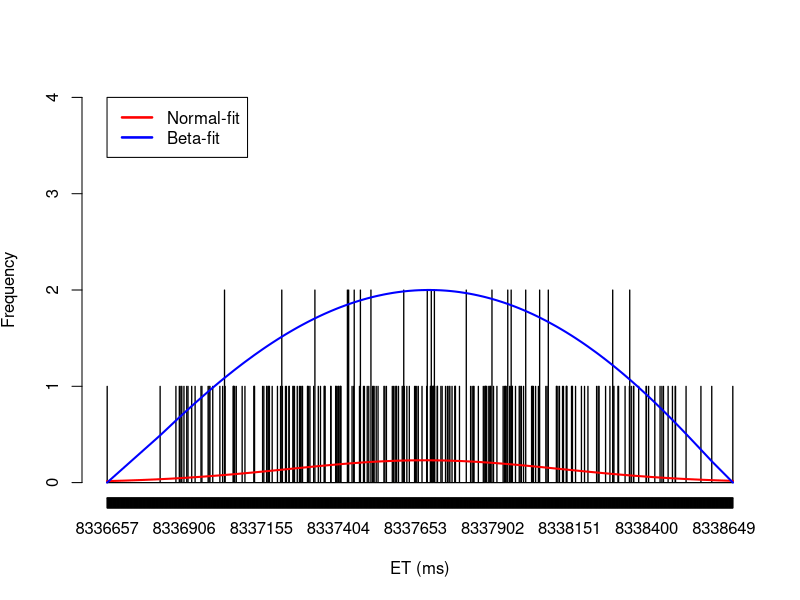
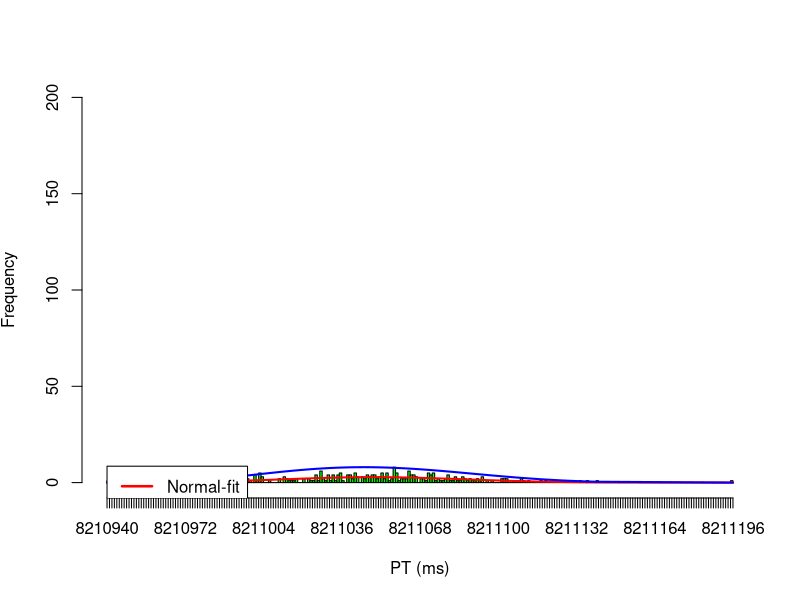
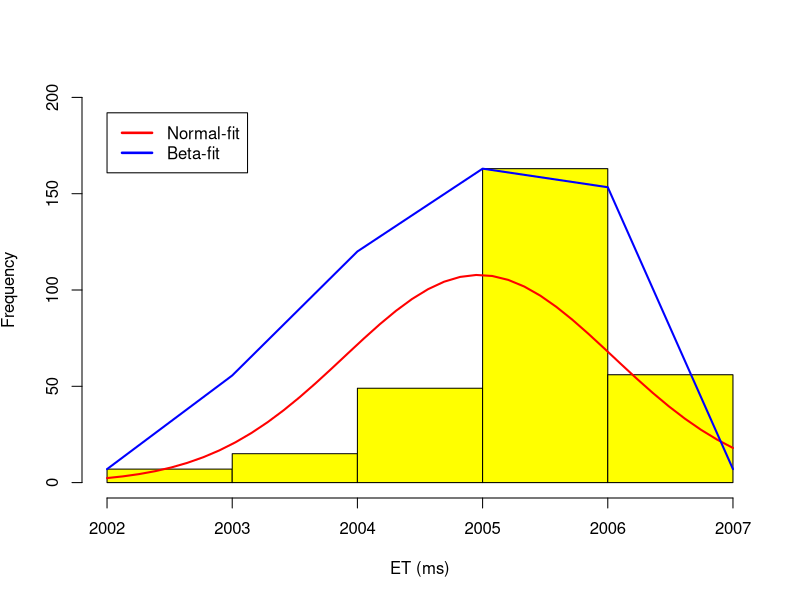
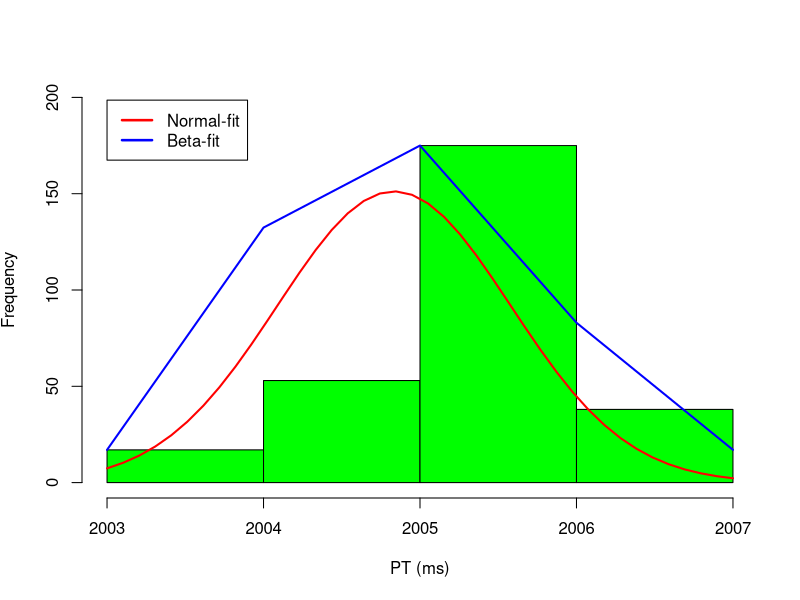
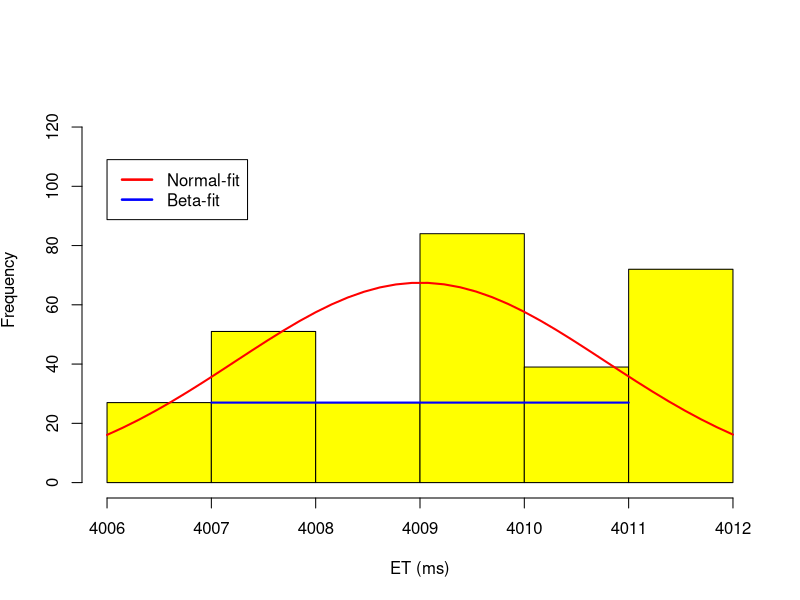
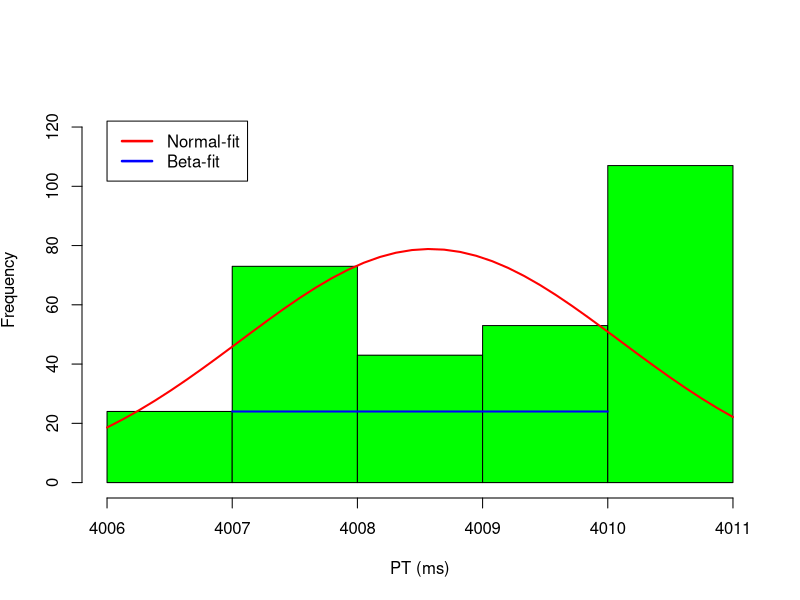
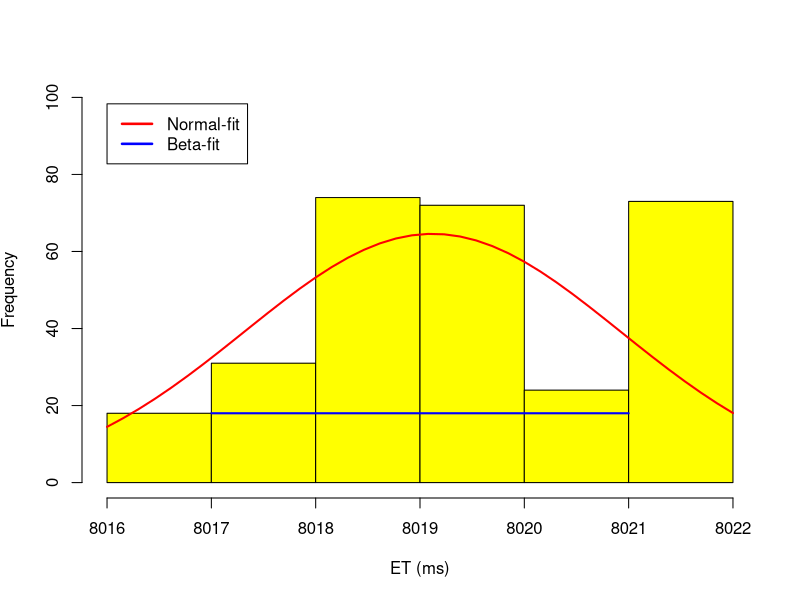
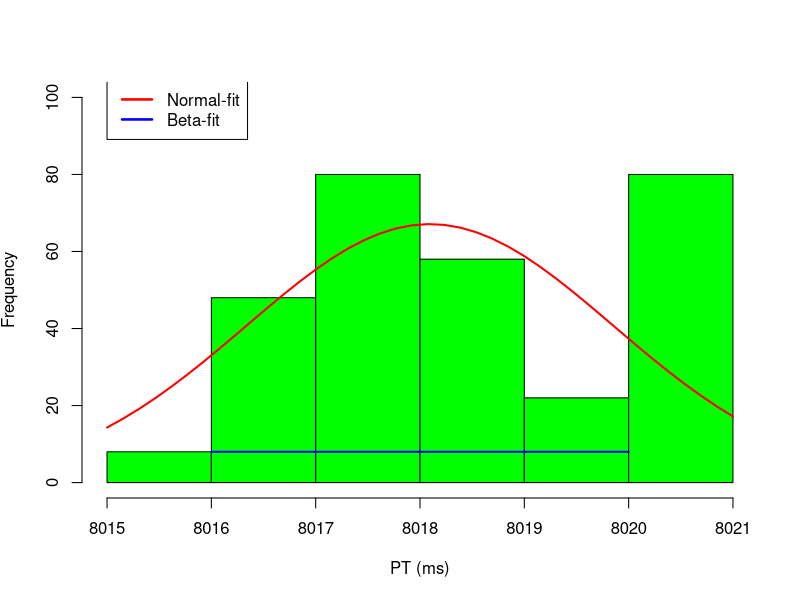

Source code (R) for these figures, in order:
x.org = read.csv(file="8192_sec.dat",head=TRUE,sep="\t")
x.sub <- subset(x.org, x.org$ITERNUM <= 300)
#max(x.sub$METIME)
#median(x.sub$METIME)
#sd(x.sub$METIME)
#min(x.sub$METIME)
x_up = mean(x.sub$METIME) + 1*sd(x.sub$METIME) # rather than 2
x_dn = mean(x.sub$METIME) - 2*sd(x.sub$METIME)
x = subset(x.sub, x.sub$METIME >= x_dn & x.sub$METIME <= x_up)
#max(x$METIME)
#mean(x$METIME)
#min(x$METIME)
setEPS()
postscript("8192_sec_et_hist.eps")
h = hist(x$METIME, right=F, breaks=max(x$METIME)-min(x$METIME)+1, plot=F)
plot(h, ylim=c(0,4), freq=TRUE,  xaxt='n', col="yellow", main='', xlab='ET (ms)', ylab=expression('Frequency'))
xaxtl <- seq(floor(min(h$mids)),ceiling(max(h$mids)))
axis(side=1, at=xaxtl, labels=xaxtl)
xfit<-seq(min(x$METIME),max(x$METIME),length=40)
yfit<-dnorm(xfit,mean=mean(x$METIME),sd=sd(x$METIME))
yfit <- yfit*diff(h$mids[1:2])*length(x$METIME)
lines(xfit, yfit, col="red", lwd=2)
### perform normalization of x #####
x_normal = (x$METIME-min(x$METIME))/(max(x$METIME)-min(x$METIME))
x_normal = sort(x_normal)
### get histogram on normalized x #####
h_normal = hist(x_normal, breaks=length(h$breaks),right=F, plot=F)
### get mean/variance of normalized x #####
m = mean(x_normal)
v = var(x_normal)
estBetaParams <- function(mu, var) {
  alpha <- ((1 - mu) / var - 1 / mu) * mu ^ 2
  beta <- alpha * (1 / mu - 1)
  return(params = list(alpha = alpha, beta = beta))
}
### get parameters a, b from beta distribution on normalized x #####
r <- estBetaParams(m,v)
a <- r[1]; b <- r[2]
a <- as.double(a)
b <- as.double(b)
### get new x-axis values by beta distribution of normalized x #####
y_beta<-dbeta(x_normal,a,b)
### fit x_val and y_val #####
x_val = sort(x$METIME)
y_val = min(h$counts) + ((y_beta)/(max(y_beta)-min(y_beta))) * (max(h$counts)-min(h$counts))
lines(x_val,y_val, col="blue", lwd=2)
legend(min(x$METIME), 4, c("Normal-fit","Beta-fit"), lty=c(1,1), lwd=c(2.5,2.5),col=c("red","blue"))
dev.off()

x.sub <- subset(x.org, x.org$ITERNUM <= 300)
x_up = mean(x.sub$PRTIME) + 2*sd(x.sub$PRTIME)
x_dn = mean(x.sub$PRTIME) - 2*sd(x.sub$PRTIME)
x = subset(x.sub, x.sub$PRTIME >= x_dn & x.sub$PRTIME <= x_up)
postscript("1_sec_pt_hist.eps")
h = hist(x$PRTIME, right=F, breaks=max(x$PRTIME)-min(x$PRTIME)+1, plot=F)
plot(h, ylim=c(0,200), freq=TRUE,  xaxt='n', col="green", main='', xlab='PT (ms)', ylab=expression('Frequency'))
xaxtl <- seq(floor(min(h$mids)),ceiling(max(h$mids)))
axis(side=1, at=xaxtl, labels=xaxtl)
xfit<-seq(min(x$PRTIME),max(x$PRTIME),length=40)
yfit<-dnorm(xfit,mean=mean(x$PRTIME),sd=sd(x$PRTIME))
yfit <- yfit*diff(h$mids[1:2])*length(x$PRTIME)
lines(xfit, yfit, col="red", lwd=2)
### perform normalization of x #####
x_normal = (x$PRTIME-min(x$PRTIME))/(max(x$PRTIME)-min(x$PRTIME))
x_normal = sort(x_normal)
### get histogram on normalized x #####
h_normal = hist(x_normal, breaks=length(h$breaks),right=F, plot=F)
### get mean/variance of normalized x #####
m = mean(x_normal)
v = var(x_normal)
estBetaParams <- function(mu, var) {
  alpha <- ((1 - mu) / var - 1 / mu) * mu ^ 2
  beta <- alpha * (1 / mu - 1)
  return(params = list(alpha = alpha, beta = beta))
}
### get parameters a, b from beta distribution on normalized x #####
r <- estBetaParams(m,v)
a <- r[1]; b <- r[2]
a <- as.double(a)
b <- as.double(b)
### get new x-axis values by beta distribution of normalized x #####
y_beta<-dbeta(x_normal,a,b)
### fit x_val and y_val #####
x_val = sort(x$PRTIME)
y_val = min(h$counts) + ((y_beta)/(max(y_beta)-min(y_beta))) * (max(h$counts)-min(h$counts))
lines(x_val,y_val, col="blue", lwd=2)
legend(min(x$PRTIME), max(h$counts)+mean(h$counts)/2, c("Normal-fit","Beta-fit"), lty=c(1,1), lwd=c(2.5,2.5),col=c("red","blue"))
dev.off()

x.org = read.csv(file="2_sec.dat",head=TRUE,sep="\t")
x.sub <- subset(x.org, x.org$ITERNUM <= 300)
x_up = mean(x.sub$METIME) + 2*sd(x.sub$METIME)
x_dn = mean(x.sub$METIME) - 2*sd(x.sub$METIME)
x = subset(x.sub, x.sub$METIME >= x_dn & x.sub$METIME <= x_up)
setEPS()
postscript("2_sec_et_hist.eps")
h = hist(x$METIME, right=F, breaks=max(x$METIME)-min(x$METIME)+1, plot=F)
plot(h, ylim=c(0,200), freq=TRUE,  xaxt='n', col="yellow", main='', xlab='ET (ms)', ylab=expression('Frequency'))
xaxtl <- seq(floor(min(h$mids)),ceiling(max(h$mids)))
axis(side=1, at=xaxtl, labels=xaxtl)
xfit<-seq(min(x$METIME),max(x$METIME),length=40)
yfit<-dnorm(xfit,mean=mean(x$METIME),sd=sd(x$METIME))
yfit <- yfit*diff(h$mids[1:2])*length(x$METIME)
lines(xfit, yfit, col="red", lwd=2)
### perform normalization of x #####
x_normal = (x$METIME-min(x$METIME))/(max(x$METIME)-min(x$METIME))
x_normal = sort(x_normal)
### get histogram on normalized x #####
h_normal = hist(x_normal, breaks=length(h$breaks),right=F, plot=F)
### get mean/variance of normalized x #####
m = mean(x_normal)
v = var(x_normal)
estBetaParams <- function(mu, var) {
  alpha <- ((1 - mu) / var - 1 / mu) * mu ^ 2
  beta <- alpha * (1 / mu - 1)
  return(params = list(alpha = alpha, beta = beta))
}
### get parameters a, b from beta distribution on normalized x #####
r <- estBetaParams(m,v)
a <- r[1]; b <- r[2]
a <- as.double(a)
b <- as.double(b)
### get new x-axis values by beta distribution of normalized x #####
y_beta<-dbeta(x_normal,a,b)
### fit x_val and y_val #####
x_val = sort(x$METIME)
y_val = min(h$counts) + ((y_beta)/(max(y_beta)-min(y_beta))) * (max(h$counts)-min(h$counts))
lines(x_val,y_val, col="blue", lwd=2)
legend(min(x$METIME), max(h$counts)+mean(h$counts)/2, c("Normal-fit","Beta-fit"), lty=c(1,1), lwd=c(2.5,2.5),col=c("red","blue"))
dev.off()

x.sub <- subset(x.org, x.org$ITERNUM <= 300)
x_up = mean(x.sub$PRTIME) + 2*sd(x.sub$PRTIME)
x_dn = mean(x.sub$PRTIME) - 2*sd(x.sub$PRTIME)
x = subset(x.sub, x.sub$PRTIME >= x_dn & x.sub$PRTIME <= x_up)
postscript("2_sec_pt_hist.eps")
h = hist(x$PRTIME, right=F, breaks=max(x$PRTIME)-min(x$PRTIME)+1, plot=F)
plot(h, ylim=c(0,200), freq=TRUE,  xaxt='n', col="green", main='', xlab='PT (ms)', ylab=expression('Frequency'))
xaxtl <- seq(floor(min(h$mids)),ceiling(max(h$mids)))
axis(side=1, at=xaxtl, labels=xaxtl)
xfit<-seq(min(x$PRTIME),max(x$PRTIME),length=40)
yfit<-dnorm(xfit,mean=mean(x$PRTIME),sd=sd(x$PRTIME))
yfit <- yfit*diff(h$mids[1:2])*length(x$PRTIME)
lines(xfit, yfit, col="red", lwd=2)
### perform normalization of x #####
x_normal = (x$PRTIME-min(x$PRTIME))/(max(x$PRTIME)-min(x$PRTIME))
x_normal = sort(x_normal)
### get histogram on normalized x #####
h_normal = hist(x_normal, breaks=length(h$breaks),right=F, plot=F)
### get mean/variance of normalized x #####
m = mean(x_normal)
v = var(x_normal)
estBetaParams <- function(mu, var) {
  alpha <- ((1 - mu) / var - 1 / mu) * mu ^ 2
  beta <- alpha * (1 / mu - 1)
  return(params = list(alpha = alpha, beta = beta))
}
### get parameters a, b from beta distribution on normalized x #####
r <- estBetaParams(m,v)
a <- r[1]; b <- r[2]
a <- as.double(a)
b <- as.double(b)
### get new x-axis values by beta distribution of normalized x #####
y_beta<-dbeta(x_normal,a,b)
### fit x_val and y_val #####
x_val = sort(x$PRTIME)
y_val = min(h$counts) + ((y_beta)/(max(y_beta)-min(y_beta))) * (max(h$counts)-min(h$counts))
lines(x_val,y_val, col="blue", lwd=2)
legend(min(x$PRTIME), max(h$counts)+mean(h$counts)/3, c("Normal-fit","Beta-fit"), lty=c(1,1), lwd=c(2.5,2.5),col=c("red","blue"))
dev.off()


x.org = read.csv(file="4_sec.dat",head=TRUE,sep="\t")
x.sub <- subset(x.org, x.org$ITERNUM <= 300)
x_up = mean(x.sub$METIME) + 2*sd(x.sub$METIME)
x_dn = mean(x.sub$METIME) - 2*sd(x.sub$METIME)
x = subset(x.sub, x.sub$PRTIME >= x_dn & x.sub$PRTIME <= x_up)
setEPS()
postscript("4_sec_et_hist.eps")
h = hist(x$METIME, right=F, breaks=max(x$METIME)-min(x$METIME)+1, plot=F)
plot(h, ylim=c(0,130), freq=TRUE,  xaxt='n', col="yellow", main='', xlab='ET (ms)', ylab=expression('Frequency'))
xaxtl <- seq(floor(min(h$mids)),ceiling(max(h$mids)))
axis(side=1, at=xaxtl, labels=xaxtl)
xfit<-seq(min(x$METIME),max(x$METIME),length=40)
yfit<-dnorm(xfit,mean=mean(x$METIME),sd=sd(x$METIME))
yfit <- yfit*diff(h$mids[1:2])*length(x$METIME)
lines(xfit, yfit, col="red", lwd=2)
### perform normalization of x #####
x_normal = (x$METIME-min(x$METIME))/(max(x$METIME)-min(x$METIME))
x_normal = sort(x_normal)
### get histogram on normalized x #####
h_normal = hist(x_normal, breaks=length(h$breaks),right=F, plot=F)
### get mean/variance of normalized x #####
m = mean(x_normal)
v = var(x_normal)
estBetaParams <- function(mu, var) {
  alpha <- ((1 - mu) / var - 1 / mu) * mu ^ 2
  beta <- alpha * (1 / mu - 1)
  return(params = list(alpha = alpha, beta = beta))
}
### get parameters a, b from beta distribution on normalized x #####
r <- estBetaParams(m,v)
a <- r[1]; b <- r[2]
a <- as.double(a)
b <- as.double(b)
### get new x-axis values by beta distribution of normalized x #####
y_beta<-dbeta(x_normal,a,b)
### fit x_val and y_val #####
x_val = sort(x$METIME)
y_val = min(h$counts) + ((y_beta)/(max(y_beta)-min(y_beta))) * (max(h$counts)-min(h$counts))
lines(x_val,y_val, col="blue", lwd=2)
legend(min(x$METIME), max(h$counts)+mean(h$counts)/2, c("Normal-fit","Beta-fit"), lty=c(1,1), lwd=c(2.5,2.5),col=c("red","blue"))
dev.off()

x.sub <- subset(x.org, x.org$ITERNUM <= 300)
x_up = mean(x.sub$PRTIME) + 2*sd(x.sub$PRTIME)
x_dn = mean(x.sub$PRTIME) - 2*sd(x.sub$PRTIME)
x = subset(x.sub, x.sub$PRTIME >= x_dn & x.sub$PRTIME <= x_up)
postscript("4_sec_pt_hist.eps")
h = hist(x$PRTIME, right=F, breaks=max(x$PRTIME)-min(x$PRTIME)+1, plot=F)
plot(h, ylim=c(0,130), freq=TRUE,  xaxt='n', col="green", main='', xlab='PT (ms)', ylab=expression('Frequency'))
xaxtl <- seq(floor(min(h$mids)),ceiling(max(h$mids)))
axis(side=1, at=xaxtl, labels=xaxtl)
xfit<-seq(min(x$PRTIME),max(x$PRTIME),length=40)
yfit<-dnorm(xfit,mean=mean(x$PRTIME),sd=sd(x$PRTIME))
yfit <- yfit*diff(h$mids[1:2])*length(x$PRTIME)
lines(xfit, yfit, col="red", lwd=2)
### perform normalization of x #####
x_normal = (x$PRTIME-min(x$PRTIME))/(max(x$PRTIME)-min(x$PRTIME))
x_normal = sort(x_normal)
### get histogram on normalized x #####
h_normal = hist(x_normal, breaks=length(h$breaks),right=F, plot=F)
### get mean/variance of normalized x #####
m = mean(x_normal)
v = var(x_normal)
estBetaParams <- function(mu, var) {
  alpha <- ((1 - mu) / var - 1 / mu) * mu ^ 2
  beta <- alpha * (1 / mu - 1)
  return(params = list(alpha = alpha, beta = beta))
}
### get parameters a, b from beta distribution on normalized x #####
r <- estBetaParams(m,v)
a <- r[1]; b <- r[2]
a <- as.double(a)
b <- as.double(b)
### get new x-axis values by beta distribution of normalized x #####
y_beta<-dbeta(x_normal,a,b)
### fit x_val and y_val #####
x_val = sort(x$PRTIME)
y_val = min(h$counts) + ((y_beta)/(max(y_beta)-min(y_beta))) * (max(h$counts)-min(h$counts))
lines(x_val,y_val, col="blue", lwd=2)
legend(min(x$PRTIME), max(h$counts)+mean(h$counts)/4, c("Normal-fit","Beta-fit"), lty=c(1,1), lwd=c(2.5,2.5),col=c("red","blue"))
dev.off()


x.org = read.csv(file="8_sec.dat",head=TRUE,sep="\t")
x.sub <- subset(x.org, x.org$ITERNUM <= 300)
x_up = mean(x.sub$METIME) + 2*sd(x.sub$METIME)
x_dn = mean(x.sub$METIME) - 2*sd(x.sub$METIME)
x = subset(x.sub, x.sub$METIME >= x_dn & x.sub$METIME <= x_up)
setEPS()
postscript("8_sec_et_hist.eps")
h = hist(x$METIME, right=F, breaks=max(x$METIME)-min(x$METIME)+1, plot=F)
plot(h, ylim=c(0,100), freq=TRUE,  xaxt='n', col="yellow", main='', xlab='ET (ms)', ylab=expression('Frequency'))
xaxtl <- seq(floor(min(h$mids)),ceiling(max(h$mids)))
axis(side=1, at=xaxtl, labels=xaxtl)
xfit<-seq(min(x$METIME),max(x$METIME),length=40)
yfit<-dnorm(xfit,mean=mean(x$METIME),sd=sd(x$METIME))
yfit <- yfit*diff(h$mids[1:2])*length(x$METIME)
lines(xfit, yfit, col="red", lwd=2)
### perform normalization of x #####
x_normal = (x$METIME-min(x$METIME))/(max(x$METIME)-min(x$METIME))
x_normal = sort(x_normal)
### get histogram on normalized x #####
h_normal = hist(x_normal, breaks=length(h$breaks),right=F, plot=F)
### get mean/variance of normalized x #####
m = mean(x_normal)
v = var(x_normal)
estBetaParams <- function(mu, var) {
  alpha <- ((1 - mu) / var - 1 / mu) * mu ^ 2
  beta <- alpha * (1 / mu - 1)
  return(params = list(alpha = alpha, beta = beta))
}
### get parameters a, b from beta distribution on normalized x #####
r <- estBetaParams(m,v)
a <- r[1]; b <- r[2]
a <- as.double(a)
b <- as.double(b)
### get new x-axis values by beta distribution of normalized x #####
y_beta<-dbeta(x_normal,a,b)
### fit x_val and y_val #####
x_val = sort(x$METIME)
y_val = min(h$counts) + ((y_beta)/(max(y_beta)-min(y_beta))) * (max(h$counts)-min(h$counts))
lines(x_val,y_val, col="blue", lwd=2)
legend(min(x$METIME), max(h$counts)+mean(h$counts)/2, c("Normal-fit","Beta-fit"), lty=c(1,1), lwd=c(2.5,2.5),col=c("red","blue"))
dev.off()

x.sub <- subset(x.org, x.org$ITERNUM <= 300)
x_up = mean(x.sub$PRTIME) + 2*sd(x.sub$PRTIME)
x_dn = mean(x.sub$PRTIME) - 2*sd(x.sub$PRTIME)
x = subset(x.sub, x.sub$PRTIME >= x_dn & x.sub$PRTIME <= x_up)
postscript("8_sec_pt_hist.eps")
h = hist(x$PRTIME, right=F, breaks=max(x$PRTIME)-min(x$PRTIME)+1, plot=F)
plot(h, ylim=c(0,100), freq=TRUE,  xaxt='n', col="green", main='', xlab='PT (ms)', ylab=expression('Frequency'))
xaxtl <- seq(floor(min(h$mids)),ceiling(max(h$mids)))
axis(side=1, at=xaxtl, labels=xaxtl)
xfit<-seq(min(x$PRTIME),max(x$PRTIME),length=40)
yfit<-dnorm(xfit,mean=mean(x$PRTIME),sd=sd(x$PRTIME))
yfit <- yfit*diff(h$mids[1:2])*length(x$PRTIME)
lines(xfit, yfit, col="red", lwd=2)
### perform normalization of x #####
x_normal = (x$PRTIME-min(x$PRTIME))/(max(x$PRTIME)-min(x$PRTIME))
x_normal = sort(x_normal)
### get histogram on normalized x #####
h_normal = hist(x_normal, breaks=length(h$breaks),right=F, plot=F)
### get mean/variance of normalized x #####
m = mean(x_normal)
v = var(x_normal)
estBetaParams <- function(mu, var) {
  alpha <- ((1 - mu) / var - 1 / mu) * mu ^ 2
  beta <- alpha * (1 / mu - 1)
  return(params = list(alpha = alpha, beta = beta))
}
### get parameters a, b from beta distribution on normalized x #####
r <- estBetaParams(m,v)
a <- r[1]; b <- r[2]
a <- as.double(a)
b <- as.double(b)
### get new x-axis values by beta distribution of normalized x #####
y_beta<-dbeta(x_normal,a,b)
### fit x_val and y_val #####
x_val = sort(x$PRTIME)
y_val = min(h$counts) + ((y_beta)/(max(y_beta)-min(y_beta))) * (max(h$counts)-min(h$counts))
lines(x_val,y_val, col="blue", lwd=2)
legend(min(x$PRTIME), max(h$counts)+mean(h$counts)/2, c("Normal-fit","Beta-fit"), lty=c(1,1), lwd=c(2.5,2.5),col=c("red","blue"))
dev.off()

x.org = read.csv(file="16_sec.dat",head=TRUE,sep="\t")
x.sub <- subset(x.org, x.org$ITERNUM <= 300)
x_up = mean(x.sub$METIME) + 2*sd(x.sub$METIME)
x_dn = mean(x.sub$METIME) - 2*sd(x.sub$METIME)
x = subset(x.sub, x.sub$METIME >= x_dn & x.sub$METIME <= x_up)
setEPS()
postscript("16_sec_et_hist.eps")
h = hist(x$METIME, right=F, breaks=max(x$METIME)-min(x$METIME)+1, plot=F)
plot(h, ylim=c(0,100), freq=TRUE,  xaxt='n', col="yellow", main='', xlab='ET (ms)', ylab=expression('Frequency'))
xaxtl <- seq(floor(min(h$mids)),ceiling(max(h$mids)))
axis(side=1, at=xaxtl, labels=xaxtl)
xfit<-seq(min(x$METIME),max(x$METIME),length=40)
yfit<-dnorm(xfit,mean=mean(x$METIME),sd=sd(x$METIME))
yfit <- yfit*diff(h$mids[1:2])*length(x$METIME)
lines(xfit, yfit, col="red", lwd=2)
### perform normalization of x #####
x_normal = (x$METIME-min(x$METIME))/(max(x$METIME)-min(x$METIME))
x_normal = sort(x_normal)
### get histogram on normalized x #####
h_normal = hist(x_normal, breaks=length(h$breaks),right=F, plot=F)
### get mean/variance of normalized x #####
m = mean(x_normal)
v = var(x_normal)
estBetaParams <- function(mu, var) {
  alpha <- ((1 - mu) / var - 1 / mu) * mu ^ 2
  beta <- alpha * (1 / mu - 1)
  return(params = list(alpha = alpha, beta = beta))
}
### get parameters a, b from beta distribution on normalized x #####
r <- estBetaParams(m,v)
a <- r[1]; b <- r[2]
a <- as.double(a)
b <- as.double(b)
### get new x-axis values by beta distribution of normalized x #####
y_beta<-dbeta(x_normal,a,b)
### fit x_val and y_val #####
x_val = sort(x$METIME)
y_val = min(h$counts) + ((y_beta)/(max(y_beta)-min(y_beta))) * (max(h$counts)-min(h$counts))
lines(x_val,y_val, col="blue", lwd=2)
legend(min(x$METIME), max(h$counts)+mean(h$counts)/2, c("Normal-fit","Beta-fit"), lty=c(1,1), lwd=c(2.5,2.5),col=c("red","blue"))
dev.off()

x.sub <- subset(x.org, x.org$ITERNUM <= 300)
x_up = mean(x.sub$PRTIME) + 2*sd(x.sub$PRTIME)
x_dn = mean(x.sub$PRTIME) - 2*sd(x.sub$PRTIME)
x = subset(x.sub, x.sub$PRTIME >= x_dn & x.sub$PRTIME <= x_up)
postscript("16_sec_pt_hist.eps")
h = hist(x$PRTIME, right=F, breaks=max(x$PRTIME)-min(x$PRTIME)+1, plot=F)
plot(h, ylim=c(0,120), freq=TRUE,  xaxt='n', col="green", main='', xlab='PT (ms)', ylab=expression('Frequency'))
xaxtl <- seq(floor(min(h$mids)),ceiling(max(h$mids)))
axis(side=1, at=xaxtl, labels=xaxtl)
xfit<-seq(min(x$PRTIME),max(x$PRTIME),length=40)
yfit<-dnorm(xfit,mean=mean(x$PRTIME),sd=sd(x$PRTIME))
yfit <- yfit*diff(h$mids[1:2])*length(x$PRTIME)
lines(xfit, yfit, col="red", lwd=2)
### perform normalization of x #####
x_normal = (x$PRTIME-min(x$PRTIME))/(max(x$PRTIME)-min(x$PRTIME))
x_normal = sort(x_normal)
### get histogram on normalized x #####
h_normal = hist(x_normal, breaks=length(h$breaks),right=F, plot=F)
### get mean/variance of normalized x #####
m = mean(x_normal)
v = var(x_normal)
estBetaParams <- function(mu, var) {
  alpha <- ((1 - mu) / var - 1 / mu) * mu ^ 2
  beta <- alpha * (1 / mu - 1)
  return(params = list(alpha = alpha, beta = beta))
}
### get parameters a, b from beta distribution on normalized x #####
r <- estBetaParams(m,v)
a <- r[1]; b <- r[2]
a <- as.double(a)
b <- as.double(b)
### get new x-axis values by beta distribution of normalized x #####
y_beta<-dbeta(x_normal,a,b)
### fit x_val and y_val #####
x_val = sort(x$PRTIME)
y_val = min(h$counts) + ((y_beta)/(max(y_beta)-min(y_beta))) * (max(h$counts)-min(h$counts))
lines(x_val,y_val, col="blue", lwd=2)
legend(min(x$PRTIME), max(h$counts)+mean(h$counts)/4, c("Normal-fit","Beta-fit"), lty=c(1,1), lwd=c(2.5,2.5),col=c("red","blue"))
dev.off()

x.org = read.csv(file="32_sec.dat",head=TRUE,sep="\t")
x.sub <- subset(x.org, x.org$ITERNUM <= 300)
x_up = mean(x.sub$METIME) + 2*sd(x.sub$METIME)
x_dn = mean(x.sub$METIME) - 2*sd(x.sub$METIME)
x = subset(x.sub, x.sub$METIME >= x_dn & x.sub$METIME <= x_up)
setEPS()
postscript("32_sec_et_hist.eps")
h = hist(x$METIME, right=F, breaks=max(x$METIME)-min(x$METIME)+1, plot=F)
plot(h, ylim=c(0,100), freq=TRUE,  xaxt='n', col="yellow", main='', xlab='ET (ms)', ylab=expression('Frequency'))
xaxtl <- seq(floor(min(h$mids)),ceiling(max(h$mids)))
axis(side=1, at=xaxtl, labels=xaxtl)
xfit<-seq(min(x$METIME),max(x$METIME),length=40)
yfit<-dnorm(xfit,mean=mean(x$METIME),sd=sd(x$METIME))
yfit <- yfit*diff(h$mids[1:2])*length(x$METIME)
lines(xfit, yfit, col="red", lwd=2)
### perform normalization of x #####
x_normal = (x$METIME-min(x$METIME))/(max(x$METIME)-min(x$METIME))
x_normal = sort(x_normal)
### get histogram on normalized x #####
h_normal = hist(x_normal, breaks=length(h$breaks),right=F, plot=F)
### get mean/variance of normalized x #####
m = mean(x_normal)
v = var(x_normal)
estBetaParams <- function(mu, var) {
  alpha <- ((1 - mu) / var - 1 / mu) * mu ^ 2
  beta <- alpha * (1 / mu - 1)
  return(params = list(alpha = alpha, beta = beta))
}
### get parameters a, b from beta distribution on normalized x #####
r <- estBetaParams(m,v)
a <- r[1]; b <- r[2]
a <- as.double(a)
b <- as.double(b)
### get new x-axis values by beta distribution of normalized x #####
y_beta<-dbeta(x_normal,a,b)
### fit x_val and y_val #####
x_val = sort(x$METIME)
y_val = min(h$counts) + ((y_beta)/(max(y_beta)-min(y_beta))) * (max(h$counts)-min(h$counts))
lines(x_val,y_val, col="blue", lwd=2)
legend((mean(x$METIME)+max(x$METIME))/2, max(h$counts)+mean(h$counts)/2, c("Normal-fit","Beta-fit"), lty=c(1,1), lwd=c(2.5,2.5),col=c("red","blue"))
dev.off()

x.sub <- subset(x.org, x.org$ITERNUM <= 300)
x_up = mean(x.sub$PRTIME) + 2*sd(x.sub$PRTIME)
x_dn = mean(x.sub$PRTIME) - 2*sd(x.sub$PRTIME)
x = subset(x.sub, x.sub$PRTIME >= x_dn & x.sub$PRTIME <= x_up)
postscript("32_sec_pt_hist.eps")
h = hist(x$PRTIME, right=F, breaks=max(x$PRTIME)-min(x$PRTIME)+1, plot=F)
plot(h, ylim=c(0,100), freq=TRUE,  xaxt='n', col="green", main='', xlab='PT (ms)', ylab=expression('Frequency'))
xaxtl <- seq(floor(min(h$mids)),ceiling(max(h$mids)))
axis(side=1, at=xaxtl, labels=xaxtl)
xfit<-seq(min(x$PRTIME),max(x$PRTIME),length=40)
yfit<-dnorm(xfit,mean=mean(x$PRTIME),sd=sd(x$PRTIME))
yfit <- yfit*diff(h$mids[1:2])*length(x$PRTIME)
lines(xfit, yfit, col="red", lwd=2)
### perform normalization of x #####
x_normal = (x$PRTIME-min(x$PRTIME))/(max(x$PRTIME)-min(x$PRTIME))
x_normal = sort(x_normal)
### get histogram on normalized x #####
h_normal = hist(x_normal, breaks=length(h$breaks),right=F, plot=F)
### get mean/variance of normalized x #####
m = mean(x_normal)
v = var(x_normal)
estBetaParams <- function(mu, var) {
  alpha <- ((1 - mu) / var - 1 / mu) * mu ^ 2
  beta <- alpha * (1 / mu - 1)
  return(params = list(alpha = alpha, beta = beta))
}
### get parameters a, b from beta distribution on normalized x #####
r <- estBetaParams(m,v)
a <- r[1]; b <- r[2]
a <- as.double(a)
b <- as.double(b)
### get new x-axis values by beta distribution of normalized x #####
y_beta<-dbeta(x_normal,a,b)
### fit x_val and y_val #####
x_val = sort(x$PRTIME)
y_val = min(h$counts) + ((y_beta)/(max(y_beta)-min(y_beta))) * (max(h$counts)-min(h$counts))
lines(x_val,y_val, col="blue", lwd=2)
legend((mean(x$PRTIME)+max(x$PRTIME))/2, 90, c("Normal-fit","Beta-fit"), lty=c(1,1), lwd=c(2.5,2.5),col=c("red","blue"))
dev.off()

x.org = read.csv(file="64_sec.dat",head=TRUE,sep="\t")
x.sub <- subset(x.org, x.org$ITERNUM <= 300)
x_up = mean(x.sub$METIME) + 2*sd(x.sub$METIME)
x_dn = mean(x.sub$METIME) - 2*sd(x.sub$METIME)
x = subset(x.sub, x.sub$METIME >= x_dn & x.sub$METIME <= x_up)
setEPS()
postscript("64_sec_et_hist.eps")
h = hist(x$METIME, right=F, breaks=max(x$METIME)-min(x$METIME)+1, plot=F)
plot(h, ylim=c(0,60), freq=TRUE,  xaxt='n', col="yellow", main='', xlab='ET (ms)', ylab=expression('Frequency'))
xaxtl <- seq(floor(min(h$mids)),ceiling(max(h$mids)))
axis(side=1, at=xaxtl, labels=xaxtl)
xfit<-seq(min(x$METIME),max(x$METIME),length=40)
yfit<-dnorm(xfit,mean=mean(x$METIME),sd=sd(x$METIME))
yfit <- yfit*diff(h$mids[1:2])*length(x$METIME)
lines(xfit, yfit, col="red", lwd=2)
### perform normalization of x #####
x_normal = (x$METIME-min(x$METIME))/(max(x$METIME)-min(x$METIME))
x_normal = sort(x_normal)
### get histogram on normalized x #####
h_normal = hist(x_normal, breaks=length(h$breaks),right=F, plot=F)
### get mean/variance of normalized x #####
m = mean(x_normal)
v = var(x_normal)
estBetaParams <- function(mu, var) {
  alpha <- ((1 - mu) / var - 1 / mu) * mu ^ 2
  beta <- alpha * (1 / mu - 1)
  return(params = list(alpha = alpha, beta = beta))
}
### get parameters a, b from beta distribution on normalized x #####
r <- estBetaParams(m,v)
a <- r[1]; b <- r[2]
a <- as.double(a)
b <- as.double(b)
### get new x-axis values by beta distribution of normalized x #####
y_beta<-dbeta(x_normal,a,b)
### fit x_val and y_val #####
x_val = sort(x$METIME)
y_val = min(h$counts) + ((y_beta)/(max(y_beta)-min(y_beta))) * (max(h$counts)-min(h$counts))
lines(x_val,y_val, col="blue", lwd=2)
legend((mean(x$METIME)+max(x$METIME))/2, max(h$counts)+mean(h$counts)/4, c("Normal-fit","Beta-fit"), lty=c(1,1), lwd=c(2.5,2.5),col=c("red","blue"))
dev.off()

x.sub <- subset(x.org, x.org$ITERNUM <= 300)
x_up = mean(x.sub$PRTIME) + 2*sd(x.sub$PRTIME)
x_dn = mean(x.sub$PRTIME) - 2*sd(x.sub$PRTIME)
x = subset(x.sub, x.sub$PRTIME >= x_dn & x.sub$PRTIME <= x_up)
postscript("64_sec_pt_hist.eps")
h = hist(x$PRTIME, right=F, breaks=max(x$PRTIME)-min(x$PRTIME)+1, plot=F)
plot(h, ylim=c(0,80), freq=TRUE,  xaxt='n', col="green", main='', xlab='PT (ms)', ylab=expression('Frequency'))
xaxtl <- seq(floor(min(h$mids)),ceiling(max(h$mids)))
axis(side=1, at=xaxtl, labels=xaxtl)
xfit<-seq(min(x$PRTIME),max(x$PRTIME),length=40)
yfit<-dnorm(xfit,mean=mean(x$PRTIME),sd=sd(x$PRTIME))
yfit <- yfit*diff(h$mids[1:2])*length(x$PRTIME)
lines(xfit, yfit, col="red", lwd=2)
### perform normalization of x #####
x_normal = (x$PRTIME-min(x$PRTIME))/(max(x$PRTIME)-min(x$PRTIME))
x_normal = sort(x_normal)
### get histogram on normalized x #####
h_normal = hist(x_normal, breaks=length(h$breaks),right=F, plot=F)
### get mean/variance of normalized x #####
m = mean(x_normal)
v = var(x_normal)
estBetaParams <- function(mu, var) {
  alpha <- ((1 - mu) / var - 1 / mu) * mu ^ 2
  beta <- alpha * (1 / mu - 1)
  return(params = list(alpha = alpha, beta = beta))
}
### get parameters a, b from beta distribution on normalized x #####
r <- estBetaParams(m,v)
a <- r[1]; b <- r[2]
a <- as.double(a)
b <- as.double(b)
### get new x-axis values by beta distribution of normalized x #####
y_beta<-dbeta(x_normal,a,b)
### fit x_val and y_val #####
x_val = sort(x$PRTIME)
y_val = min(h$counts) + ((y_beta)/(max(y_beta)-min(y_beta))) * (max(h$counts)-min(h$counts))
lines(x_val,y_val, col="blue", lwd=2)
legend((mean(x$PRTIME)+max(x$PRTIME))/2, max(h$counts)+mean(h$counts)/2, c("Normal-fit","Beta-fit"), lty=c(1,1), lwd=c(2.5,2.5),col=c("red","blue"))
dev.off()

x.org = read.csv(file="128_sec.dat",head=TRUE,sep="\t")
x.sub <- subset(x.org, x.org$ITERNUM <= 300)
x_up = mean(x.sub$METIME) + 2*sd(x.sub$METIME)
x_dn = mean(x.sub$METIME) - 2*sd(x.sub$METIME)
x = subset(x.sub, x.sub$METIME >= x_dn & x.sub$METIME <= x_up)
setEPS()
postscript("128_sec_et_hist.eps")
h = hist(x$METIME, right=F, breaks=max(x$METIME)-min(x$METIME)+1, plot=F)
plot(h, ylim=c(0,80), freq=TRUE,  xaxt='n', col="yellow", main='', xlab='ET (ms)', ylab=expression('Frequency'))
xaxtl <- seq(floor(min(h$mids)),ceiling(max(h$mids)))
axis(side=1, at=xaxtl, labels=xaxtl)
xfit<-seq(min(x$METIME),max(x$METIME),length=40)
yfit<-dnorm(xfit,mean=mean(x$METIME),sd=sd(x$METIME))
yfit <- yfit*diff(h$mids[1:2])*length(x$METIME)
lines(xfit, yfit, col="red", lwd=2)
### perform normalization of x #####
x_normal = (x$METIME-min(x$METIME))/(max(x$METIME)-min(x$METIME))
x_normal = sort(x_normal)
### get histogram on normalized x #####
h_normal = hist(x_normal, breaks=length(h$breaks),right=F, plot=F)
### get mean/variance of normalized x #####
m = mean(x_normal)
v = var(x_normal)
estBetaParams <- function(mu, var) {
  alpha <- ((1 - mu) / var - 1 / mu) * mu ^ 2
  beta <- alpha * (1 / mu - 1)
  return(params = list(alpha = alpha, beta = beta))
}
### get parameters a, b from beta distribution on normalized x #####
r <- estBetaParams(m,v)
a <- r[1]; b <- r[2]
a <- as.double(a)
b <- as.double(b)
### get new x-axis values by beta distribution of normalized x #####
y_beta<-dbeta(x_normal,a,b)
### fit x_val and y_val #####
x_val = sort(x$METIME)
y_val = min(h$counts) + ((y_beta)/(max(y_beta)-min(y_beta))) * (max(h$counts)-min(h$counts))
lines(x_val,y_val, col="blue", lwd=2)
legend((mean(x$METIME)+max(x$METIME))/2, max(h$counts)+mean(h$counts)/2, c("Normal-fit","Beta-fit"), lty=c(1,1), lwd=c(2.5,2.5),col=c("red","blue"))
dev.off()

x.sub <- subset(x.org, x.org$ITERNUM <= 300)
x_up = mean(x.sub$PRTIME) + 2*sd(x.sub$PRTIME)
x_dn = mean(x.sub$PRTIME) - 2*sd(x.sub$PRTIME)
x = subset(x.sub, x.sub$PRTIME >= x_dn & x.sub$PRTIME <= x_up)
postscript("128_sec_pt_hist.eps")
h = hist(x$PRTIME, right=F, breaks=max(x$PRTIME)-min(x$PRTIME)+1, plot=F)
plot(h, ylim=c(0,80), freq=TRUE,  xaxt='n', col="green", main='', xlab='PT (ms)', ylab=expression('Frequency'))
xaxtl <- seq(floor(min(h$mids)),ceiling(max(h$mids)))
axis(side=1, at=xaxtl, labels=xaxtl)
xfit<-seq(min(x$PRTIME),max(x$PRTIME),length=40)
yfit<-dnorm(xfit,mean=mean(x$PRTIME),sd=sd(x$PRTIME))
yfit <- yfit*diff(h$mids[1:2])*length(x$PRTIME)
lines(xfit, yfit, col="red", lwd=2)
### perform normalization of x #####
x_normal = (x$PRTIME-min(x$PRTIME))/(max(x$PRTIME)-min(x$PRTIME))
x_normal = sort(x_normal)
### get histogram on normalized x #####
h_normal = hist(x_normal, breaks=length(h$breaks),right=F, plot=F)
### get mean/variance of normalized x #####
m = mean(x_normal)
v = var(x_normal)
estBetaParams <- function(mu, var) {
  alpha <- ((1 - mu) / var - 1 / mu) * mu ^ 2
  beta <- alpha * (1 / mu - 1)
  return(params = list(alpha = alpha, beta = beta))
}
### get parameters a, b from beta distribution on normalized x #####
r <- estBetaParams(m,v)
a <- r[1]; b <- r[2]
a <- as.double(a)
b <- as.double(b)
### get new x-axis values by beta distribution of normalized x #####
y_beta<-dbeta(x_normal,a,b)
### fit x_val and y_val #####
x_val = sort(x$PRTIME)
y_val = min(h$counts) + ((y_beta)/(max(y_beta)-min(y_beta))) * (max(h$counts)-min(h$counts))
lines(x_val,y_val, col="blue", lwd=2)
legend(min(x$PRTIME), max(h$counts)+mean(h$counts)/4, c("Normal-fit","Beta-fit"), lty=c(1,1), lwd=c(2.5,2.5),col=c("red","blue"))
dev.off()

x.org = read.csv(file="256_sec.dat",head=TRUE,sep="\t")
x.sub <- subset(x.org, x.org$ITERNUM <= 300)
x_up = mean(x.sub$METIME) + 0.1*sd(x.sub$METIME) # rather than 2
x_dn = mean(x.sub$METIME) - 2*sd(x.sub$METIME)
x = subset(x.sub, x.sub$METIME >= x_dn & x.sub$METIME <= x_up)
setEPS()
postscript("256_sec_et_hist.eps")
h = hist(x$METIME, right=F, breaks=max(x$METIME)-min(x$METIME)+1, plot=F)
plot(h, ylim=c(0,60), freq=TRUE,  xaxt='n', col="yellow", main='', xlab='ET (ms)', ylab=expression('Frequency'))
xaxtl <- seq(floor(min(h$mids)),ceiling(max(h$mids)))
axis(side=1, at=xaxtl, labels=xaxtl)
xfit<-seq(min(x$METIME),max(x$METIME),length=40)
yfit<-dnorm(xfit,mean=mean(x$METIME),sd=sd(x$METIME))
yfit <- yfit*diff(h$mids[1:2])*length(x$METIME)
lines(xfit, yfit, col="red", lwd=2)
### perform normalization of x #####
x_normal = (x$METIME-min(x$METIME))/(max(x$METIME)-min(x$METIME))
x_normal = sort(x_normal)
### get histogram on normalized x #####
h_normal = hist(x_normal, breaks=length(h$breaks),right=F, plot=F)
### get mean/variance of normalized x #####
m = mean(x_normal)
v = var(x_normal)
estBetaParams <- function(mu, var) {
  alpha <- ((1 - mu) / var - 1 / mu) * mu ^ 2
  beta <- alpha * (1 / mu - 1)
  return(params = list(alpha = alpha, beta = beta))
}
### get parameters a, b from beta distribution on normalized x #####
r <- estBetaParams(m,v)
a <- r[1]; b <- r[2]
a <- as.double(a)
b <- as.double(b)
### get new x-axis values by beta distribution of normalized x #####
y_beta<-dbeta(x_normal,a,b)
### fit x_val and y_val #####
x_val = sort(x$METIME)
y_val = min(h$counts) + ((y_beta)/(max(y_beta)-min(y_beta))) * (max(h$counts)-min(h$counts))
lines(x_val,y_val, col="blue", lwd=2)
legend((mean(x$METIME)+max(x$METIME))/2, max(h$counts)+mean(h$counts)/5, c("Normal-fit","Beta-fit"), lty=c(1,1), lwd=c(2.5,2.5),col=c("red","blue"))
dev.off()

x.sub <- subset(x.org, x.org$ITERNUM <= 300)
x_up = mean(x.sub$PRTIME) + 2*sd(x.sub$PRTIME)
x_dn = mean(x.sub$PRTIME) - 2*sd(x.sub$PRTIME)
x = subset(x.sub, x.sub$PRTIME >= x_dn & x.sub$PRTIME <= x_up)
postscript("256_sec_pt_hist.eps")
h = hist(x$PRTIME, right=F, breaks=max(x$PRTIME)-min(x$PRTIME)+1, plot=F)
plot(h, ylim=c(0,60), freq=TRUE,  xaxt='n', col="green", main='', xlab='PT (ms)', ylab=expression('Frequency'))
xaxtl <- seq(floor(min(h$mids)),ceiling(max(h$mids)))
axis(side=1, at=xaxtl, labels=xaxtl)
xfit<-seq(min(x$PRTIME),max(x$PRTIME),length=40)
yfit<-dnorm(xfit,mean=mean(x$PRTIME),sd=sd(x$PRTIME))
yfit <- yfit*diff(h$mids[1:2])*length(x$PRTIME)
lines(xfit, yfit, col="red", lwd=2)
### perform normalization of x #####
x_normal = (x$PRTIME-min(x$PRTIME))/(max(x$PRTIME)-min(x$PRTIME))
x_normal = sort(x_normal)
### get histogram on normalized x #####
h_normal = hist(x_normal, breaks=length(h$breaks),right=F, plot=F)
### get mean/variance of normalized x #####
m = mean(x_normal)
v = var(x_normal)
estBetaParams <- function(mu, var) {
  alpha <- ((1 - mu) / var - 1 / mu) * mu ^ 2
  beta <- alpha * (1 / mu - 1)
  return(params = list(alpha = alpha, beta = beta))
}
### get parameters a, b from beta distribution on normalized x #####
r <- estBetaParams(m,v)
a <- r[1]; b <- r[2]
a <- as.double(a)
b <- as.double(b)
### get new x-axis values by beta distribution of normalized x #####
y_beta<-dbeta(x_normal,a,b)
### fit x_val and y_val #####
x_val = sort(x$PRTIME)
y_val = min(h$counts) + ((y_beta)/(max(y_beta)-min(y_beta))) * (max(h$counts)-min(h$counts))
lines(x_val,y_val, col="blue", lwd=2)
legend((mean(x$PRTIME)+max(x$PRTIME))/2, max(h$counts)+mean(h$counts)/4, c("Normal-fit","Beta-fit"), lty=c(1,1), lwd=c(2.5,2.5),col=c("red","blue"))
dev.off()

x.org = read.csv(file="512_sec.dat",head=TRUE,sep="\t")
x.sub <- subset(x.org, x.org$ITERNUM <= 300)
x_up = mean(x.sub$METIME) + 0*sd(x.sub$METIME) # rather than 2
x_dn = mean(x.sub$METIME) - 2*sd(x.sub$METIME)
x = subset(x.sub, x.sub$METIME >= x_dn & x.sub$METIME <= x_up)
setEPS()
postscript("512_sec_et_hist.eps")
h = hist(x$METIME, right=F, breaks=max(x$METIME)-min(x$METIME)+1, plot=F)
plot(h, ylim=c(0,50), freq=TRUE,  xaxt='n', col="yellow", main='', xlab='ET (ms)', ylab=expression('Frequency'))
xaxtl <- seq(floor(min(h$mids)),ceiling(max(h$mids)))
axis(side=1, at=xaxtl, labels=xaxtl)
xfit<-seq(min(x$METIME),max(x$METIME),length=40)
yfit<-dnorm(xfit,mean=mean(x$METIME),sd=sd(x$METIME))
yfit <- yfit*diff(h$mids[1:2])*length(x$METIME)
lines(xfit, yfit, col="red", lwd=2)
### perform normalization of x #####
x_normal = (x$METIME-min(x$METIME))/(max(x$METIME)-min(x$METIME))
x_normal = sort(x_normal)
### get histogram on normalized x #####
h_normal = hist(x_normal, breaks=length(h$breaks),right=F, plot=F)
### get mean/variance of normalized x #####
m = mean(x_normal)
v = var(x_normal)
estBetaParams <- function(mu, var) {
  alpha <- ((1 - mu) / var - 1 / mu) * mu ^ 2
  beta <- alpha * (1 / mu - 1)
  return(params = list(alpha = alpha, beta = beta))
}
### get parameters a, b from beta distribution on normalized x #####
r <- estBetaParams(m,v)
a <- r[1]; b <- r[2]
a <- as.double(a)
b <- as.double(b)
### get new x-axis values by beta distribution of normalized x #####
y_beta<-dbeta(x_normal,a,b)
### fit x_val and y_val #####
x_val = sort(x$METIME)
y_val = min(h$counts) + ((y_beta)/(max(y_beta)-min(y_beta))) * (max(h$counts)-min(h$counts))
lines(x_val,y_val, col="blue", lwd=2)
legend((mean(x$METIME)+max(x$METIME))/2, max(h$counts)+mean(h$counts)/5, c("Normal-fit","Beta-fit"), lty=c(1,1), lwd=c(2.5,2.5),col=c("red","blue"))
dev.off()

x.sub <- subset(x.org, x.org$ITERNUM <= 300)
x_up = mean(x.sub$PRTIME) + 2*sd(x.sub$PRTIME)
x_dn = mean(x.sub$PRTIME) - 2*sd(x.sub$PRTIME)
x = subset(x.sub, x.sub$PRTIME >= x_dn & x.sub$PRTIME <= x_up)
postscript("512_sec_pt_hist.eps")
h = hist(x$PRTIME, right=F, breaks=max(x$PRTIME)-min(x$PRTIME)+1, plot=F)
plot(h, ylim=c(0,50), freq=TRUE,  xaxt='n', col="green", main='', xlab='PT (ms)', ylab=expression('Frequency'))
xaxtl <- seq(floor(min(h$mids)),ceiling(max(h$mids)))
axis(side=1, at=xaxtl, labels=xaxtl)
xfit<-seq(min(x$PRTIME),max(x$PRTIME),length=40)
yfit<-dnorm(xfit,mean=mean(x$PRTIME),sd=sd(x$PRTIME))
yfit <- yfit*diff(h$mids[1:2])*length(x$PRTIME)
lines(xfit, yfit, col="red", lwd=2)
### perform normalization of x #####
x_normal = (x$PRTIME-min(x$PRTIME))/(max(x$PRTIME)-min(x$PRTIME))
x_normal = sort(x_normal)
### get histogram on normalized x #####
h_normal = hist(x_normal, breaks=length(h$breaks),right=F, plot=F)
### get mean/variance of normalized x #####
m = mean(x_normal)
v = var(x_normal)
estBetaParams <- function(mu, var) {
  alpha <- ((1 - mu) / var - 1 / mu) * mu ^ 2
  beta <- alpha * (1 / mu - 1)
  return(params = list(alpha = alpha, beta = beta))
}
### get parameters a, b from beta distribution on normalized x #####
r <- estBetaParams(m,v)
a <- r[1]; b <- r[2]
a <- as.double(a)
b <- as.double(b)
### get new x-axis values by beta distribution of normalized x #####
y_beta<-dbeta(x_normal,a,b)
### fit x_val and y_val #####
x_val = sort(x$PRTIME)
y_val = min(h$counts) + ((y_beta)/(max(y_beta)-min(y_beta))) * (max(h$counts)-min(h$counts))
lines(x_val,y_val, col="blue", lwd=2)
legend((mean(x$PRTIME)+max(x$PRTIME))/2, max(h$counts)+mean(h$counts)/4, c("Normal-fit","Beta-fit"), lty=c(1,1), lwd=c(2.5,2.5),col=c("red","blue"))
dev.off()

x.org = read.csv(file="1024_sec.dat",head=TRUE,sep="\t")
x.sub <- subset(x.org, x.org$ITERNUM <= 300)
x_up = mean(x.sub$METIME) - 0.08*sd(x.sub$METIME) # rather than 2
x_dn = mean(x.sub$METIME) - 2*sd(x.sub$METIME)
x = subset(x.sub, x.sub$METIME >= x_dn & x.sub$METIME <= x_up)
setEPS()
postscript("1024_sec_et_hist.eps")
h = hist(x$METIME, right=F, breaks=max(x$METIME)-min(x$METIME)+1, plot=F)
plot(h, ylim=c(0,40), freq=TRUE,  xaxt='n', col="yellow", main='', xlab='ET (ms)', ylab=expression('Frequency'))
xaxtl <- seq(floor(min(h$mids)),ceiling(max(h$mids)))
axis(side=1, at=xaxtl, labels=xaxtl)
xfit<-seq(min(x$METIME),max(x$METIME),length=40)
yfit<-dnorm(xfit,mean=mean(x$METIME),sd=sd(x$METIME))
yfit <- yfit*diff(h$mids[1:2])*length(x$METIME)
lines(xfit, yfit, col="red", lwd=2)
### perform normalization of x #####
x_normal = (x$METIME-min(x$METIME))/(max(x$METIME)-min(x$METIME))
x_normal = sort(x_normal)
### get histogram on normalized x #####
h_normal = hist(x_normal, breaks=length(h$breaks),right=F, plot=F)
### get mean/variance of normalized x #####
m = mean(x_normal)
v = var(x_normal)
estBetaParams <- function(mu, var) {
  alpha <- ((1 - mu) / var - 1 / mu) * mu ^ 2
  beta <- alpha * (1 / mu - 1)
  return(params = list(alpha = alpha, beta = beta))
}
### get parameters a, b from beta distribution on normalized x #####
r <- estBetaParams(m,v)
a <- r[1]; b <- r[2]
a <- as.double(a)
b <- as.double(b)
### get new x-axis values by beta distribution of normalized x #####
y_beta<-dbeta(x_normal,a,b)
### fit x_val and y_val #####
x_val = sort(x$METIME)
y_val = min(h$counts) + ((y_beta)/(max(y_beta)-min(y_beta))) * (max(h$counts)-min(h$counts))
lines(x_val,y_val, col="blue", lwd=2)
legend((mean(x$METIME)+max(x$METIME))/2, max(h$counts)+mean(h$counts)/5, c("Normal-fit","Beta-fit"), lty=c(1,1), lwd=c(2.5,2.5),col=c("red","blue"))
dev.off()

x.sub <- subset(x.org, x.org$ITERNUM <= 300)
x_up = mean(x.sub$PRTIME) + 2*sd(x.sub$PRTIME)
x_dn = mean(x.sub$PRTIME) - 2*sd(x.sub$PRTIME)
x = subset(x.sub, x.sub$PRTIME >= x_dn & x.sub$PRTIME <= x_up)
postscript("1024_sec_pt_hist.eps")
h = hist(x$PRTIME, right=F, breaks=max(x$PRTIME)-min(x$PRTIME)+1, plot=F)
plot(h, ylim=c(0,40), freq=TRUE,  xaxt='n', col="green", main='', xlab='PT (ms)', ylab=expression('Frequency'))
xaxtl <- seq(floor(min(h$mids)),ceiling(max(h$mids)))
axis(side=1, at=xaxtl, labels=xaxtl)
xfit<-seq(min(x$PRTIME),max(x$PRTIME),length=40)
yfit<-dnorm(xfit,mean=mean(x$PRTIME),sd=sd(x$PRTIME))
yfit <- yfit*diff(h$mids[1:2])*length(x$PRTIME)
lines(xfit, yfit, col="red", lwd=2)
### perform normalization of x #####
x_normal = (x$PRTIME-min(x$PRTIME))/(max(x$PRTIME)-min(x$PRTIME))
x_normal = sort(x_normal)
### get histogram on normalized x #####
h_normal = hist(x_normal, breaks=length(h$breaks),right=F, plot=F)
### get mean/variance of normalized x #####
m = mean(x_normal)
v = var(x_normal)
estBetaParams <- function(mu, var) {
  alpha <- ((1 - mu) / var - 1 / mu) * mu ^ 2
  beta <- alpha * (1 / mu - 1)
  return(params = list(alpha = alpha, beta = beta))
}
### get parameters a, b from beta distribution on normalized x #####
r <- estBetaParams(m,v)
a <- r[1]; b <- r[2]
a <- as.double(a)
b <- as.double(b)
### get new x-axis values by beta distribution of normalized x #####
y_beta<-dbeta(x_normal,a,b)
### fit x_val and y_val #####
x_val = sort(x$PRTIME)
y_val = min(h$counts) + ((y_beta)/(max(y_beta)-min(y_beta))) * (max(h$counts)-min(h$counts))
lines(x_val,y_val, col="blue", lwd=2)
legend(min(x$PRTIME), max(h$counts)+mean(h$counts)/4, c("Normal-fit","Beta-fit"), lty=c(1,1), lwd=c(2.5,2.5),col=c("red","blue"))
dev.off()

x.org = read.csv(file="2048_sec.dat",head=TRUE,sep="\t")
x.sub <- subset(x.org, x.org$ITERNUM <= 300)
x_up = mean(x.sub$METIME) + 0*sd(x.sub$METIME) # rather than 2
x_dn = mean(x.sub$METIME) - 2*sd(x.sub$METIME)
x = subset(x.sub, x.sub$METIME >= x_dn & x.sub$METIME <= x_up)
setEPS()
postscript("2048_sec_et_hist.eps")
h = hist(x$METIME, right=F, breaks=max(x$METIME)-min(x$METIME)+1, plot=F)
plot(h, ylim=c(0,20), freq=TRUE,  xaxt='n', col="yellow", main='', xlab='ET (ms)', ylab=expression('Frequency'))
xaxtl <- seq(floor(min(h$mids)),ceiling(max(h$mids)))
axis(side=1, at=xaxtl, labels=xaxtl)
xfit<-seq(min(x$METIME),max(x$METIME),length=40)
yfit<-dnorm(xfit,mean=mean(x$METIME),sd=sd(x$METIME))
yfit <- yfit*diff(h$mids[1:2])*length(x$METIME)
lines(xfit, yfit, col="red", lwd=2)
### perform normalization of x #####
x_normal = (x$METIME-min(x$METIME))/(max(x$METIME)-min(x$METIME))
x_normal = sort(x_normal)
### get histogram on normalized x #####
h_normal = hist(x_normal, breaks=length(h$breaks),right=F, plot=F)
### get mean/variance of normalized x #####
m = mean(x_normal)
v = var(x_normal)
estBetaParams <- function(mu, var) {
  alpha <- ((1 - mu) / var - 1 / mu) * mu ^ 2
  beta <- alpha * (1 / mu - 1)
  return(params = list(alpha = alpha, beta = beta))
}
### get parameters a, b from beta distribution on normalized x #####
r <- estBetaParams(m,v)
a <- r[1]; b <- r[2]
a <- as.double(a)
b <- as.double(b)
### get new x-axis values by beta distribution of normalized x #####
y_beta<-dbeta(x_normal,a,b)
### fit x_val and y_val #####
x_val = sort(x$METIME)
y_val = min(h$counts) + ((y_beta)/(max(y_beta)-min(y_beta))) * (max(h$counts)-min(h$counts))
lines(x_val,y_val, col="blue", lwd=2)
legend(min(x$METIME), max(h$counts)+mean(h$counts)/5, c("Normal-fit","Beta-fit"), lty=c(1,1), lwd=c(2.5,2.5),col=c("red","blue"))
dev.off()

x.sub <- subset(x.org, x.org$ITERNUM <= 300)
x_up = mean(x.sub$PRTIME) + 2*sd(x.sub$PRTIME)
x_dn = mean(x.sub$PRTIME) - 2*sd(x.sub$PRTIME)
x = subset(x.sub, x.sub$PRTIME >= x_dn & x.sub$PRTIME <= x_up)
postscript("2048_sec_pt_hist.eps")
h = hist(x$PRTIME, right=F, breaks=max(x$PRTIME)-min(x$PRTIME)+1, plot=F)
plot(h, ylim=c(0,25), freq=TRUE,  xaxt='n', col="green", main='', xlab='PT (ms)', ylab=expression('Frequency'))
xaxtl <- seq(floor(min(h$mids)),ceiling(max(h$mids)))
axis(side=1, at=xaxtl, labels=xaxtl)
xfit<-seq(min(x$PRTIME),max(x$PRTIME),length=40)
yfit<-dnorm(xfit,mean=mean(x$PRTIME),sd=sd(x$PRTIME))
yfit <- yfit*diff(h$mids[1:2])*length(x$PRTIME)
lines(xfit, yfit, col="red", lwd=2)
### perform normalization of x #####
x_normal = (x$PRTIME-min(x$PRTIME))/(max(x$PRTIME)-min(x$PRTIME))
x_normal = sort(x_normal)
### get histogram on normalized x #####
h_normal = hist(x_normal, breaks=length(h$breaks),right=F, plot=F)
### get mean/variance of normalized x #####
m = mean(x_normal)
v = var(x_normal)
estBetaParams <- function(mu, var) {
  alpha <- ((1 - mu) / var - 1 / mu) * mu ^ 2
  beta <- alpha * (1 / mu - 1)
  return(params = list(alpha = alpha, beta = beta))
}
### get parameters a, b from beta distribution on normalized x #####
r <- estBetaParams(m,v)
a <- r[1]; b <- r[2]
a <- as.double(a)
b <- as.double(b)
### get new x-axis values by beta distribution of normalized x #####
y_beta<-dbeta(x_normal,a,b)
### fit x_val and y_val #####
x_val = sort(x$PRTIME)
y_val = min(h$counts) + ((y_beta)/(max(y_beta)-min(y_beta))) * (max(h$counts)-min(h$counts))
lines(x_val,y_val, col="blue", lwd=2)
legend((mean(x$PRTIME)+max(x$PRTIME))/2, max(h$counts)+mean(h$counts)/4, c("Normal-fit","Beta-fit"), lty=c(1,1), lwd=c(2.5,2.5),col=c("red","blue"))
dev.off()

x.org = read.csv(file="4096_sec.dat",head=TRUE,sep="\t")
x.sub <- subset(x.org, x.org$ITERNUM <= 300)
x_up = mean(x.sub$METIME) - 0.05*sd(x.sub$METIME) # rather than 2
x_dn = mean(x.sub$METIME) - 2*sd(x.sub$METIME)
x = subset(x.sub, x.sub$METIME >= x_dn & x.sub$METIME <= x_up)
setEPS()
postscript("4096_sec_et_hist.eps")
h = hist(x$METIME, right=F, breaks=max(x$METIME)-min(x$METIME)+1, plot=F)
plot(h, ylim=c(0,4), freq=TRUE,  xaxt='n', col="yellow", main='', xlab='ET (ms)', ylab=expression('Frequency'))
xaxtl <- seq(floor(min(h$mids)),ceiling(max(h$mids)))
axis(side=1, at=xaxtl, labels=xaxtl)
xfit<-seq(min(x$METIME),max(x$METIME),length=40)
yfit<-dnorm(xfit,mean=mean(x$METIME),sd=sd(x$METIME))
yfit <- yfit*diff(h$mids[1:2])*length(x$METIME)
lines(xfit, yfit, col="red", lwd=2)
### perform normalization of x #####
x_normal = (x$METIME-min(x$METIME))/(max(x$METIME)-min(x$METIME))
x_normal = sort(x_normal)
### get histogram on normalized x #####
h_normal = hist(x_normal, breaks=length(h$breaks),right=F, plot=F)
### get mean/variance of normalized x #####
m = mean(x_normal)
v = var(x_normal)
estBetaParams <- function(mu, var) {
  alpha <- ((1 - mu) / var - 1 / mu) * mu ^ 2
  beta <- alpha * (1 / mu - 1)
  return(params = list(alpha = alpha, beta = beta))
}
### get parameters a, b from beta distribution on normalized x #####
r <- estBetaParams(m,v)
a <- r[1]; b <- r[2]
a <- as.double(a)
b <- as.double(b)
### get new x-axis values by beta distribution of normalized x #####
y_beta<-dbeta(x_normal,a,b)
### fit x_val and y_val #####
x_val = sort(x$METIME)
y_val = min(h$counts) + ((y_beta)/(max(y_beta)-min(y_beta))) * (max(h$counts)-min(h$counts))
lines(x_val,y_val, col="blue", lwd=2)
legend(min(x$METIME), 4, c("Normal-fit","Beta-fit"), lty=c(1,1), lwd=c(2.5,2.5),col=c("red","blue"))
dev.off()

x.sub <- subset(x.org, x.org$ITERNUM <= 300)
x_up = mean(x.sub$PRTIME) + 2*sd(x.sub$PRTIME)
x_dn = mean(x.sub$PRTIME) - 2*sd(x.sub$PRTIME)
x = subset(x.sub, x.sub$PRTIME >= x_dn & x.sub$PRTIME <= x_up)
postscript("4096_sec_pt_hist.eps")
h = hist(x$PRTIME, right=F, breaks=max(x$PRTIME)-min(x$PRTIME)+1, plot=F)
plot(h, ylim=c(0,10), freq=TRUE,  xaxt='n', col="green", main='', xlab='PT (ms)', ylab=expression('Frequency'))
xaxtl <- seq(floor(min(h$mids)),ceiling(max(h$mids)))
axis(side=1, at=xaxtl, labels=xaxtl)
xfit<-seq(min(x$PRTIME),max(x$PRTIME),length=40)
yfit<-dnorm(xfit,mean=mean(x$PRTIME),sd=sd(x$PRTIME))
yfit <- yfit*diff(h$mids[1:2])*length(x$PRTIME)
lines(xfit, yfit, col="red", lwd=2)
### perform normalization of x #####
x_normal = (x$PRTIME-min(x$PRTIME))/(max(x$PRTIME)-min(x$PRTIME))
x_normal = sort(x_normal)
### get histogram on normalized x #####
h_normal = hist(x_normal, breaks=length(h$breaks),right=F, plot=F)
### get mean/variance of normalized x #####
m = mean(x_normal)
v = var(x_normal)
estBetaParams <- function(mu, var) {
  alpha <- ((1 - mu) / var - 1 / mu) * mu ^ 2
  beta <- alpha * (1 / mu - 1)
  return(params = list(alpha = alpha, beta = beta))
}
### get parameters a, b from beta distribution on normalized x #####
r <- estBetaParams(m,v)
a <- r[1]; b <- r[2]
a <- as.double(a)
b <- as.double(b)
### get new x-axis values by beta distribution of normalized x #####
y_beta<-dbeta(x_normal,a,b)
### fit x_val and y_val #####
x_val = sort(x$PRTIME)
y_val = min(h$counts) + ((y_beta)/(max(y_beta)-min(y_beta))) * (max(h$counts)-min(h$counts))
lines(x_val,y_val, col="blue", lwd=2)
legend(min(x$PRTIME), max(h$counts), c("Normal-fit","Beta-fit"), lty=c(1,1), lwd=c(2.5,2.5),col=c("red","blue"))
dev.off()
